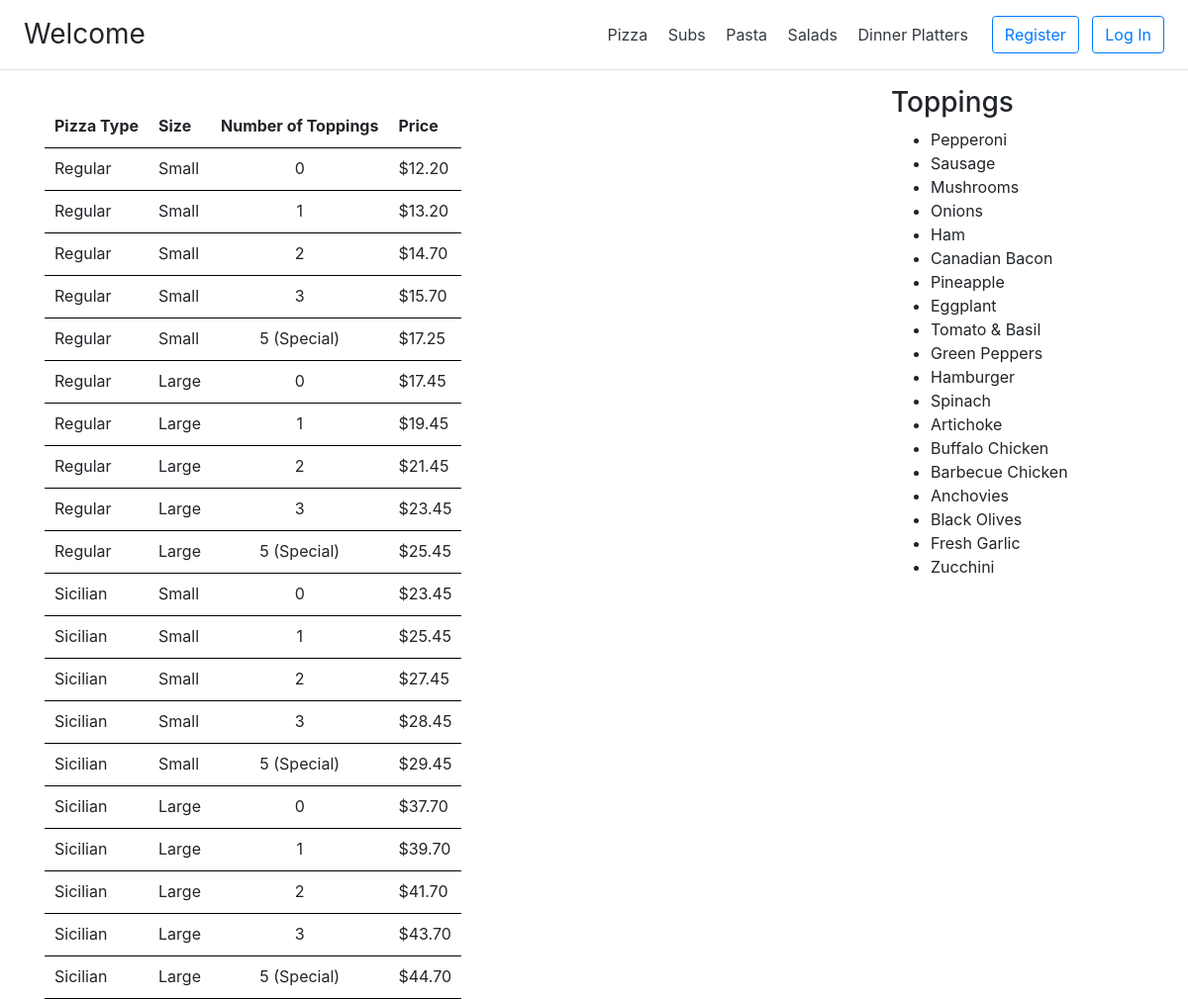
The app's page /menu/pizza with its own data.
### orders/models.py (models this page shows, shortened)
class PizzaPrice(models.Model):
    classification = models.CharField(max_length=10)
    size = models.CharField(max_length=10)
    num_toppings = models.IntegerField(default=0)
    price = models.DecimalField(max_digits=6, decimal_places=2)
    class Meta:
        verbose_name_plural = "Pizza Price"

class Toppings(models.Model):
    topping = models.CharField(max_length=10)
    def __str__(self):
        return f"{self.topping}"
    class Meta:
        verbose_name_plural = "Pizza Toppings"

### orders/views.py (the view)
# urls.py: path("menu/pizza", views.pizza, name="pizza"),
def pizza(request):
    route = "orders/pizza.html"
    pizza_menu = PizzaPrice.objects.all()
    toppings = Toppings.objects.all()
    context = {"toppings": toppings, "pizza_menu": pizza_menu}
    return auth_view(route, context, request)

### orders/views.py (called while the page is built)
def auth_view(route, context, request):
    context['user'] = request.user
    if request.user.is_authenticated:
        base_template = "orders/layoutAuth.html"
        context["base_template"] = base_template
        user_profile = UserProfile.objects.get(customer=request.user)
        return render(request, route, context)
    base_template = "orders/layout.html"
    context["base_template"] = base_template
    return render(request, route, context)

### orders/templates/orders/pizza.html (shortened to what this page needs)
{% extends base_template %}
{% load static %}
{% block extra %}
<link rel="stylesheet" href="{% static 'orders/main.css' %}"/>
{% endblock %}
{% block body %}
<div class="container">
    <div class="row">
        <div class="col-9">
            <table>
                {% if user.is_authenticated %}
                <thead>
                <tr>
                    <th scope="col">Pizza Type</th>
                    <th scope="col">Size</th>
                    <th scope="col">Number of Toppings</th>
                    <th scope="col">Price</th>
                    <th scope="col">Add to Cart</th>
                </tr>
                </thead>
                <tbody>
                {% for menu in pizza_menu %}
                <tr>
                    <td>{{menu.classification}}</td>
                    <td>{{menu.size}}</td>
                    <td align="center"> {{menu.num_toppings}} {% if menu.num_toppings == 5 %}(Special) {% endif %}
                    </td>
                    <td> ${{menu.price}}</td>
                    <td align="center">
                        <button type="button" class="btn btn-outline-dark" data-id="{{menu.id}}"
                                data-toppings="{{menu.num_toppings}}">+
                        </button>
                    </td>
                </tr>
                {% endfor %}
                </tbody>
                {% else %}
                <thead>
                <tr>
                    <th scope="col">Pizza Type</th>
                    <th scope="col">Size</th>
                    <th scope="col">Number of Toppings</th>
                    <th scope="col">Price</th>
                </tr>
                </thead>
                <tbody>
                {% for menu in pizza_menu %}
                <tr>
                    <td>{{menu.classification}}</td>
                    <td>{{menu.size}}</td>
                    <td align="center"> {{menu.num_toppings}} {% if menu.num_toppings == 5 %}(Special) {% endif %}
                    </td>
                    <td> ${{menu.price}}</td>
                </tr>
                {% endfor %}
                </tbody>
                {% endif %}
            </table>
        </div>
        <div class="col-3">
            <h3>Toppings</h3>
            <ul>
                {% for topping in toppings %}
                <li>
                    {{ topping }}
                </li>
                {% endfor %}
            </ul>
        </div>
    </div>
</div>
{% endblock %}

### orders/templates/orders/layout.html (shortened to what this page needs)
<!DOCTYPE html>
<html>
<head>
    <link rel="stylesheet" type="text/css"
          href="https://stackpath.bootstrapcdn.com/bootstrap/4.1.1/css/bootstrap.min.css"
>
    {% block extra %}{% endblock %}
</head>
<body>
<div class="d-flex flex-column flex-md-row align-items-center p-3 px-md-4 mb-3 bg-white border-bottom box-shadow">
    <h3 class="my-0 mr-md-auto font-weight-normal">Welcome</h3>
    <nav class="my-2 my-md-0 mr-md-3">
        <a class="p-2 text-dark" href="{% url 'pizza'%}">Pizza</a>
        <a class="p-2 text-dark" href="{% url 'subs'%}">Subs</a>
        <a class="p-2 text-dark" href="{% url 'pasta'%}">Pasta</a>
        <a class="p-2 text-dark" href="{% url 'salad'%}">Salads</a>
        <a class="p-2 text-dark" href="{% url 'platter'%}">Dinner Platters</a>
    </nav>
    <a class="btn btn-outline-primary" href="{% url 'register'%}">Register</a>
    <a class="btn btn-outline-primary" href="{% url 'login'%}">Log In</a>
</div>
{% block body %}
{% endblock %}
</body>
</html>

### orders/static/orders/main.css (style rules this page uses)
table { border-collapse: separate; border-spacing: 0; margin-top: 20px; }
th { text-align: left; font-weight: bold; border-bottom: 1px solid #000; }
th, td { padding: 8px 10px 10px; line-height: inherit; border-bottom: 1px solid #000; }
th { vertical-align: bottom }
td { vertical-align: top }

### records on screen
PizzaPrice: classification "Regular", size "Small", num_toppings "0", price "12.20"
PizzaPrice: classification "Regular", size "Small", num_toppings "1", price "13.20"
PizzaPrice: classification "Regular", size "Small", num_toppings "2", price "14.70"
PizzaPrice: classification "Regular", size "Small", num_toppings "3", price "15.70"
PizzaPrice: classification "Regular", size "Small", num_toppings "5", shows "(Special)", price "17.25"
PizzaPrice: classification "Regular", size "Large", num_toppings "0", price "17.45"
PizzaPrice: classification "Regular", size "Large", num_toppings "1", price "19.45"
PizzaPrice: classification "Regular", size "Large", num_toppings "2", price "21.45"
PizzaPrice: classification "Regular", size "Large", num_toppings "3", price "23.45"
PizzaPrice: classification "Regular", size "Large", num_toppings "5", shows "(Special)", price "25.45"
PizzaPrice: classification "Sicilian", size "Small", num_toppings "0", price "23.45"
PizzaPrice: classification "Sicilian", size "Small", num_toppings "1", price "25.45"
PizzaPrice: classification "Sicilian", size "Small", num_toppings "2", price "27.45"
PizzaPrice: classification "Sicilian", size "Small", num_toppings "3", price "28.45"
PizzaPrice: classification "Sicilian", size "Small", num_toppings "5", shows "(Special)", price "29.45"
PizzaPrice: classification "Sicilian", size "Large", num_toppings "0", price "37.70"
PizzaPrice: classification "Sicilian", size "Large", num_toppings "1", price "39.70"
PizzaPrice: classification "Sicilian", size "Large", num_toppings "2", price "41.70"
PizzaPrice: classification "Sicilian", size "Large", num_toppings "3", price "43.70"
PizzaPrice: classification "Sicilian", size "Large", num_toppings "5", shows "(Special)", price "44.70"
Toppings: topping "Pepperoni"
Toppings: topping "Sausage"
Toppings: topping "Mushrooms"
Toppings: topping "Onions"
Toppings: topping "Ham"
Toppings: topping "Canadian Bacon"
Toppings: topping "Pineapple"
Toppings: topping "Eggplant"
Toppings: topping "Tomato & Basil"
Toppings: topping "Green Peppers"
Toppings: topping "Hamburger"
Toppings: topping "Spinach"
Toppings: topping "Artichoke"
Toppings: topping "Buffalo Chicken"
Toppings: topping "Barbecue Chicken"
Toppings: topping "Anchovies"
Toppings: topping "Black Olives"
Toppings: topping "Fresh Garlic"
Toppings: topping "Zucchini"
